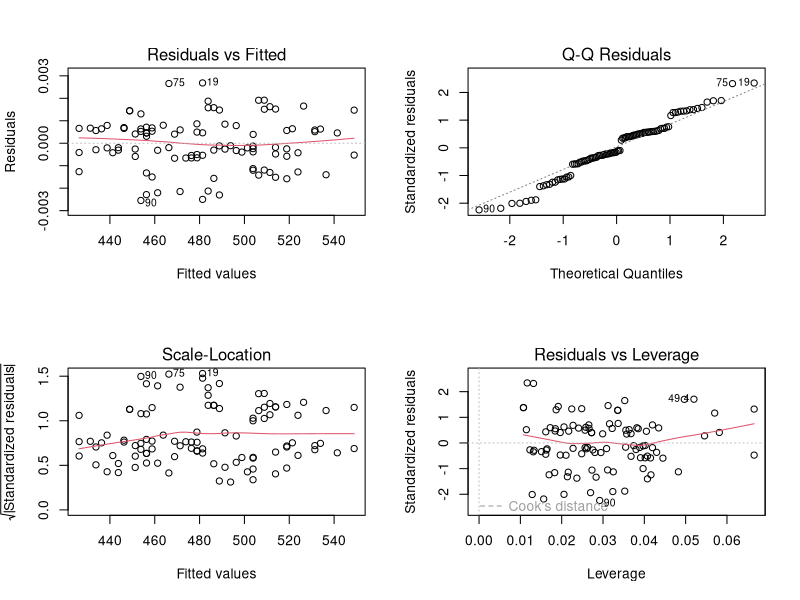

Write the R code that produced this figure. (Note: this script raises an error after producing the figure.)
# setwd("SET THE Working Director to THE PATH TO THIS DIRECTORY")
library(car)

data <- read.csv("Datasets/CEO_salary.csv")
attach(data)

# Divid the Salary by 1000 to be able to better show the values.
salary1 <- salary/1000

# Now we create a New Data frame out of age, heit and Salary
data1 <- data.frame(age, height, salary1)

# Fit a Multiple Linear Regression model into data.
# Variables are Salary and age
lm(formula = salary1 ~ age + height)

# or better store the resulted model into a variable for further use.
m <- lm(salary1~age+height)

# See documentation of plot.lm 
# https://www.rdocumentation.org/packages/stats/versions/3.6.1/topics/plot.lm

par(mfrow = c(2,2))

plot(m, ask=F)



# Here we do some advanced regression diagnostics. 

par(mfrow = c(1,1))
# 
# https://www.statmethods.net/stats/rdiagnostics.html 

# Assessing Outliers
outlierTest(m) # Bonferonni p-value for most extreme obs
qqPlot(m, main="QQ Plot") #qq plot for studentized resid 
leveragePlots(m) # leverage plots



# Influential Observations
# added variable plots 
av.Plots(m)
# Cook's D plot
# identify D values > 4/(n-k-1) 
cutoff <- 4/((nrow(data1)-length(m$coefficients)-2)) 
plot(m, which=4, cook.levels=cutoff)

# Influence Plot 
influencePlot(m, id.method="identify", main="Influence Plot",
              sub="Circle size is proportial to Cook's Distance" )



# Normality of Residuals
# qq plot for studentized resid
qqPlot(m, main="QQ Plot")
# distribution of studentized residuals
library(MASS)
sresid <- studres(m) 
hist(sresid, freq=FALSE, 
     main="Distribution of Studentized Residuals")
xfit<-seq(min(sresid),max(sresid),length=40) 
yfit<-dnorm(xfit) 
lines(xfit, yfit)

# Evaluate homoscedasticity
# non-constant error variance test
ncvTest(fit)
# plot studentized residuals vs. fitted values 
spreadLevelPlot(fit)
